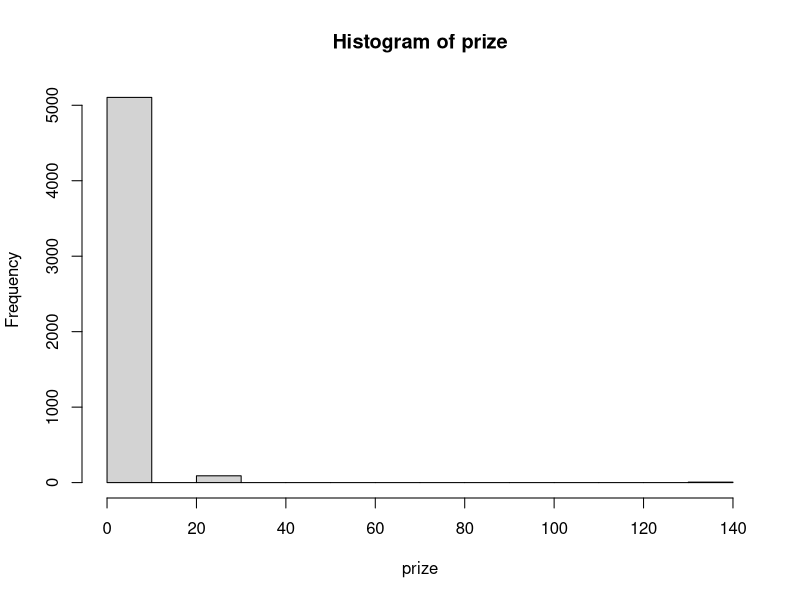

Recreate this plot in R.
my.numbers <- c(1, 2, 3, 4, 5, 6)

#For loop to generate lottery numbers and prize winnings
prize <- numeric(5200)
for(i in 1:5200){
  
  #Generate lottery numbers
  draw <- sample(1:50, 6)
  
  #Check how many match my numbers
  numbers.matched <- sum(my.numbers %in% draw)
  
  #Compute prize winings
  if(numbers.matched < 3)
    prize[i] <- 0
  else if(numbers.matched == 3)
    prize[i] <-  30
  else if(numbers.matched == 4)
    prize[i] <-  140
  else if(numbers.matched == 5)
    prize[i] <-  1750
  else
    prize[i] <- 1000000
}

#Summarise prize winnings
table(prize)
hist(prize)
sum(prize) - 2*5200
